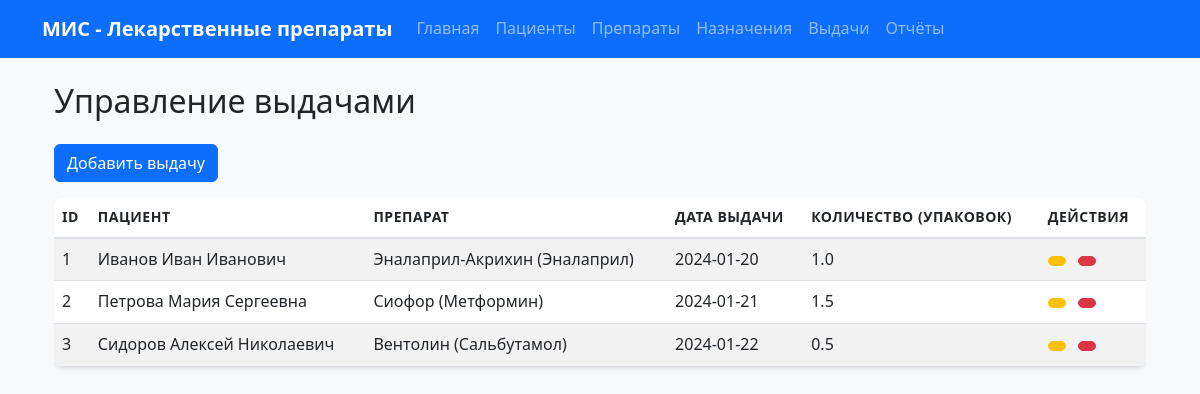
Screenshot of /dispensings with the database file from the repository.
### tables this page shows
CREATE TABLE dispensings (
            dispensing_id INTEGER PRIMARY KEY AUTOINCREMENT,
            patient_id INTEGER NOT NULL,
            medicine_id INTEGER NOT NULL,
            dispensing_date DATE NOT NULL,
            quantity_packs REAL NOT NULL,
            created_at TIMESTAMP DEFAULT CURRENT_TIMESTAMP,
            updated_at TIMESTAMP DEFAULT CURRENT_TIMESTAMP,
            FOREIGN KEY (patient_id) REFERENCES patients (patient_id),
            FOREIGN KEY (medicine_id) REFERENCES medicines (medicine_id)
        );

CREATE TABLE patients (
            patient_id INTEGER PRIMARY KEY AUTOINCREMENT,
            fio TEXT NOT NULL,
            birth_year INTEGER NOT NULL,
            diagnosis TEXT NOT NULL,
            attending_doctor TEXT NOT NULL,
            created_at TIMESTAMP DEFAULT CURRENT_TIMESTAMP,
            updated_at TIMESTAMP DEFAULT CURRENT_TIMESTAMP
        );

CREATE TABLE medicines (
            medicine_id INTEGER PRIMARY KEY AUTOINCREMENT,
            smmn_node_code TEXT NOT NULL,
            section TEXT NOT NULL,
            standardized_mnn TEXT NOT NULL,
            trade_name_vk TEXT NOT NULL,
            standardized_dosage_form TEXT NOT NULL,
            standardized_dosage TEXT NOT NULL,
            characteristic TEXT,
            packaging INTEGER NOT NULL,
            price REAL NOT NULL,
            created_at TIMESTAMP DEFAULT CURRENT_TIMESTAMP,
            updated_at TIMESTAMP DEFAULT CURRENT_TIMESTAMP
        );

### routes.py (the view)
    @app.route("/dispensings")
    def dispensings():
        dispensings = Dispensing.get_all()
        patients = Patient.get_all()
        medicines = Medicine.get_all()
        return render_template("dispensings.html",
                             dispensings=dispensings,
                             patients=patients,
                             medicines=medicines)

### database.py (called while the page is built)
def get_db():
    if 'db' not in g:
        g.db = sqlite3.connect(current_app.config['DATABASE_PATH'])
        g.db.row_factory = sqlite3.Row
    return g.db

def execute_query(query, params=None):
    db = get_db()
    if params:
        cursor = db.execute(query, params)
    else:
        cursor = db.execute(query)
    return cursor

def fetch_all(query, params=None):
    cursor = execute_query(query, params)
    return cursor.fetchall()

### models.py (called while the page is built)
    @staticmethod
    def get_all():
        query = "SELECT * FROM patients"
        rows = fetch_all(query)
        return [Patient(patient_id=row["patient_id"], fio=row["fio"], birth_year=row["birth_year"], diagnosis=row["diagnosis"], attending_doctor=row["attending_doctor"]) for row in rows]

    @staticmethod
    def get_all():
        query = "SELECT * FROM medicines"
        rows = fetch_all(query)
        return [Medicine(medicine_id=row["medicine_id"], smmn_node_code=row["smmn_node_code"], section=row["section"], standardized_mnn=row["standardized_mnn"], trade_name_vk=row["trade_name_vk"], standardized_dosage_form=row["standardized_dosage_form"], standardized_dosage=row["standardized_dosage"], characteristic=row["characteristic"], packaging=row["packaging"], price=row["price"]) for row in rows]

    @staticmethod
    def get_all():
        query = "SELECT * FROM dispensings"
        rows = fetch_all(query)
        return [Dispensing(dispensing_id=row["dispensing_id"], patient_id=row["patient_id"], medicine_id=row["medicine_id"], dispensing_date=row["dispensing_date"], quantity_packs=row["quantity_packs"]) for row in rows]

### templates/dispensings.html (shortened to what this page needs)
{% extends "base.html" %}
{% block content %}
<div class="container mt-4">
    <h2 class="mb-4">Управление выдачами</h2>
    <a href="{{ url_for("add_dispensing") }}" class="btn btn-primary mb-3">Добавить выдачу</a>
    <div class="table-responsive">
        <table class="table table-striped table-hover">
            <thead>
                <tr>
                    <th>ID</th>
                    <th>Пациент</th>
                    <th>Препарат</th>
                    <th>Дата выдачи</th>
                    <th>Количество (упаковок)</th>
                    <th>Действия</th>
                </tr>
            </thead>
            <tbody>
                {% for dispensing in dispensings %}
                <tr>
                    <td>{{ dispensing.dispensing_id }}</td>
                    <td>
                        {% for patient in patients %}
                            {% if patient.patient_id == dispensing.patient_id %}
                                {{ patient.fio }}
                            {% endif %}
                        {% endfor %}
                    </td>
                    <td>
                        {% for medicine in medicines %}
                            {% if medicine.medicine_id == dispensing.medicine_id %}
                                {{ medicine.trade_name_vk }} ({{ medicine.standardized_mnn }})
                            {% endif %}
                        {% endfor %}
                    </td>
                    <td>{{ dispensing.dispensing_date }}</td>
                    <td>{{ dispensing.quantity_packs }}</td>
                    <td>
                        <a href="{{ url_for("edit_dispensing", dispensing_id=dispensing.dispensing_id) }}" class="btn btn-sm btn-warning me-2" title="Редактировать">
                        </a>
                        <form action="{{ url_for("delete_dispensing", dispensing_id=dispensing.dispensing_id) }}" method="POST" class="d-inline">
                            <button type="submit" class="btn btn-sm btn-danger" title="Удалить" onclick="return confirm('Вы уверены, что хотите удалить эту выдачу?');">
                            </button>
                        </form>
                    </td>
                </tr>
                {% else %}
                <tr>
                    <td colspan="6" class="text-center">Выдачи пока не зарегистрированы.</td>
                </tr>
                {% endfor %}
            </tbody>
        </table>
    </div>
</div>
{% endblock %}

### static/css/style.css (style rules this page uses)
:root { --primary-color: #0d6efd; --secondary-color: #6c757d; --success-color: #198754; --danger-color: #dc3545; --warning-color: #ffc107; --info-color: #0dcaf0; --light-color: #f8f9fa; --dark-color: #212529; }
body { font-family: 'Segoe UI', Tahoma, Geneva, Verdana, sans-serif; background-color: #f8f9fa; line-height: 1.6; }
.table { background-color: white; border-radius: 8px; overflow: hidden; box-shadow: 0 2px 4px rgba(0,0,0,0.1); }
.table thead th { border-bottom: 2px solid #dee2e6; font-weight: 600; text-transform: uppercase; font-size: 0.875rem; letter-spacing: 0.5px; }
.btn { border-radius: 6px; font-weight: 500; transition: all 0.2s ease; }

### rows the page displays
dispensings: dispensing_id "1", dispensing_date "2024-01-20", quantity_packs "1.0"
patients: fio "Иванов Иван Иванович"
medicines: trade_name_vk "Эналаприл-Акрихин", standardized_mnn "Эналаприл"
dispensings: dispensing_id "2", dispensing_date "2024-01-21", quantity_packs "1.5"
patients: fio "Петрова Мария Сергеевна"
medicines: trade_name_vk "Сиофор", standardized_mnn "Метформин"
dispensings: dispensing_id "3", dispensing_date "2024-01-22", quantity_packs "0.5"
patients: fio "Сидоров Алексей Николаевич"
medicines: trade_name_vk "Вентолин", standardized_mnn "Сальбутамол"
